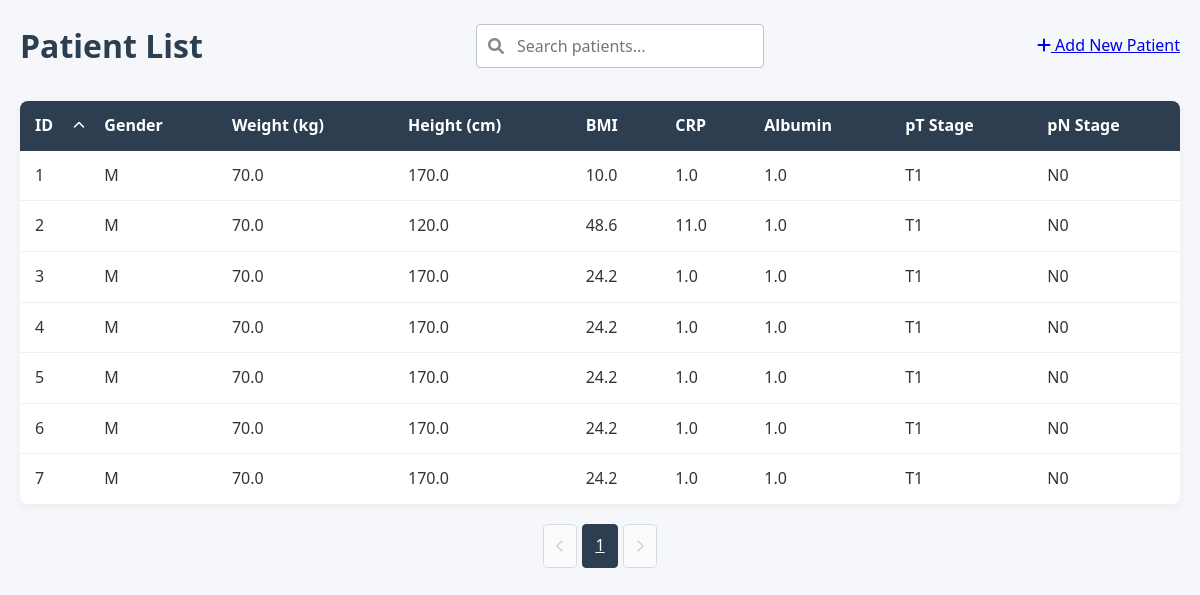
Before: / with the older database file.
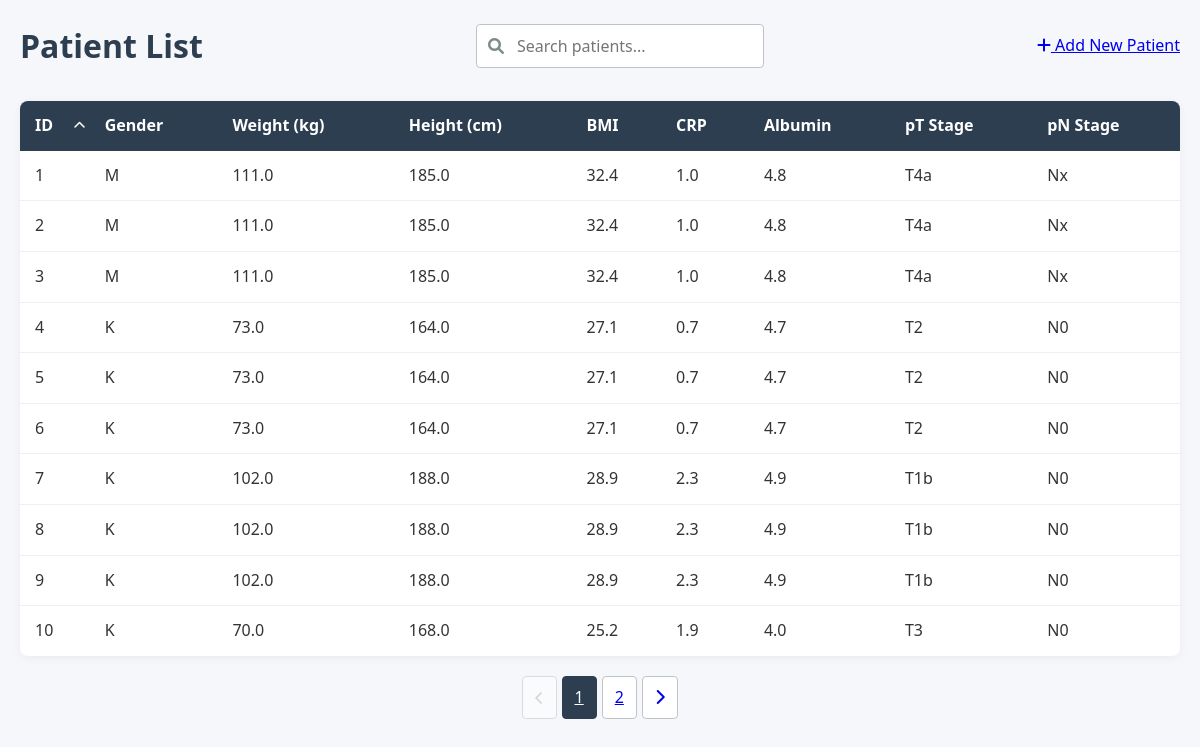
After: the same page with the newer database file.
### models.py (models this page shows, shortened)
class Patient(db.Model):
    id = db.Column(db.Integer, primary_key=True)
    gender = db.Column(db.String(1), nullable=False)        # 'M' lub 'K'
    weight = db.Column(db.Float, nullable=False)            # waga w kg (wartości numeryczne)
    height = db.Column(db.Float, nullable=False)            # wzrost w cm (wartości numeryczne)
    bmi = db.Column(db.Float, nullable=False)               # BMI (wartości numeryczne)
    CRP = db.Column(db.Float, nullable=False)               # CRP (wartości numeryczne)
    Alb = db.Column(db.Float, nullable=False)               # Alb (wartości numeryczne)
    WCC = db.Column(db.Float, nullable=False)               # WCC (wartości numeryczne)
    NEU = db.Column(db.Float, nullable=False)               # NEU (wartości numeryczne)
    total_protein = db.Column(db.Float, nullable=False)     # białko całkowite (wartości numeryczne)
    pT = db.Column(db.String(10), nullable=False)           # stadium T (wartości kategoryczne)
    pN = db.Column(db.String(10), nullable=False)           # stadium N (wartości kategoryczne)
    pM = db.Column(db.String(10), nullable=False)           # stadium M (wartości kategoryczne)
    PNI = db.Column(db.Integer, nullable=False)             # PNI (wartości numeryczne 0-1)
    GRADING = db.Column(db.String(10), nullable=False)      # stopień zróżnicowania (wartości kategoryczne)
    Lauren = db.Column(db.String(10), nullable=False)       # typ Lauren (wartości kategoryczne)
    CTH_preop = db.Column(db.String(10), nullable=False)    # chemioterapia przedoperacyjna (wartości kategoryczne)
    cycles_number = db.Column(db.Integer, nullable=False)   # liczba cykli chemioterapii (wartości numeryczne)
    predictions = db.relationship('Prediction', backref='patient', lazy=True)

### app.py (the view, shortened to what this page needs)
    @app.route('/')
    def index():
        search_query = request.args.get('search', '')
        page = request.args.get('page', 1, type=int)
        per_page = 10
        sort_by = request.args.get('sort', 'id')  # Default sort by ID
        sort_order = request.args.get('order', 'asc')  # Default ascending
        base_query = Patient.query
        if sort_by == 'weight':
            sort_column = Patient.weight
        elif sort_by == 'height':
            sort_column = Patient.height
        elif sort_by == 'bmi':
            sort_column = Patient.bmi
        elif sort_by == 'CRP':
            sort_column = Patient.CRP
        elif sort_by == 'Alb':
            sort_column = Patient.Alb
        elif sort_by == 'pT':
            sort_column = Patient.pT
        elif sort_by == 'pN':
            sort_column = Patient.pN
        elif sort_by == 'id':
            sort_column = Patient.id
        else:  # Default case
            sort_column = Patient.id
        if sort_order == 'desc':
            patients = base_query.order_by(sort_column.desc())
        else:
            patients = base_query.order_by(sort_column.asc())
        patients = patients.paginate(page=page, per_page=per_page)
        return render_template('index.html',
                            patients=patients,
                            search_query=search_query,
                            sort_by=sort_by,
                            sort_order=sort_order)

### templates/index.html (shortened to what this page needs)
{% extends "base.html" %}
{% block content %}
<header>
    <h1>Patient List</h1>
    <div class="search-container">
        <i class="fas fa-search"></i>
        <form method="get" action="{{ url_for('index') }}">
            <input type="text" name="search" placeholder="Search patients..."
                   value="{{ search_query }}" id="searchInput">
        </form>
    </div>
    <div class="actions">
        <a href="{{ url_for('new_patient') }}" class="btn-add">
            <i class="fas fa-plus"></i> Add New Patient
        </a>
    </div>
</header>
<div class="patient-table-container">
    <table class="patient-table">
        <thead>
            <tr>
                <th class="sortable {% if sort_by == 'id' %}sorted-{{ sort_order }}{% endif %}"
                    data-sort="id">
                    ID {% if sort_by == 'id' %}
                        <i class="fas fa-chevron-{% if sort_order == 'asc' %}up{% else %}down{% endif %}"></i>
                    {% endif %}
                </th>
                <th>Gender</th>
                <th>Weight (kg)</th>
                <th>Height (cm)</th>
                <th>BMI</th>
                <th>CRP</th>
                <th>Albumin</th>
                <th>pT Stage</th>
                <th>pN Stage</th>
            </tr>
        </thead>
        <tbody>
            {% for patient in patients.items %}
            <tr class="patient-row" onclick="window.location='{{ url_for('patient_detail', patient_id=patient.id) }}'">
                <td>{{ patient.id }}</td>
                <td>{{ patient.gender }}</td>
                <td>{{ patient.weight }}</td>
                <td>{{ patient.height }}</td>
                <td>{{ patient.bmi }}</td>
                <td>{{ patient.CRP }}</td>
                <td>{{ patient.Alb }}</td>
                <td>{{ patient.pT }}</td>
                <td>{{ patient.pN }}</td>
            </tr>
            {% endfor %}
        </tbody>
    </table>
</div>
<div class="pagination">
    {% if patients.has_prev %}
        <a href="{{ url_for('index', page=patients.prev_num, search=search_query) }}"
           class="pagination-button">
            <i class="fas fa-chevron-left"></i>
        </a>
    {% else %}
        <button class="pagination-button" disabled>
            <i class="fas fa-chevron-left"></i>
        </button>
    {% endif %}
    {% for page_num in patients.iter_pages() %}
        {% if page_num %}
            <a href="{{ url_for('index', page=page_num, search=search_query) }}"
               class="pagination-button {% if page_num == patients.page %}active{% endif %}">
                {{ page_num }}
            </a>
        {% else %}
            <span class="pagination-ellipsis">...</span>
        {% endif %}
    {% endfor %}
    {% if patients.has_next %}
        <a href="{{ url_for('index', page=patients.next_num, search=search_query) }}"
           class="pagination-button">
            <i class="fas fa-chevron-right"></i>
        </a>
    {% else %}
        <button class="pagination-button" disabled>
            <i class="fas fa-chevron-right"></i>
        </button>
    {% endif %}
</div>
{% endblock %}

### templates/base.html (shortened to what this page needs)
<!DOCTYPE html>
<html lang="en">
<head>
    <link rel="stylesheet" href="{{ url_for('static', filename='css/styles.css') }}">
    <link rel="stylesheet" href="https://cdnjs.cloudflare.com/ajax/libs/font-awesome/6.0.0/css/all.min.css">
</head>
<body>
    <div class="container">
        {% block content %}{% endblock %}
    </div>
</body>
</html>

### static/css/styles.css (style rules this page uses)
:root { --primary-color: #2c3e50; --secondary-color: #3498db; --accent-color: #e74c3c; --light-gray: #ecf0f1; --medium-gray: #bdc3c7; --dark-gray: #7f8c8d; --success-color: #2ecc71; --warning-color: #f39c12; --danger-color: #e74c3c; }
* { margin: 0; padding: 0; box-sizing: border-box; font-family: 'Segoe UI', Tahoma, Geneva, Verdana, sans-serif; }
body { background-color: #f5f7fa; color: #333; line-height: 1.6; }
.container { max-width: 1200px; margin: 0 auto; padding: 20px; }
header { margin-bottom: 30px; display: flex; justify-content: space-between; align-items: center; flex-wrap: wrap; gap: 20px; }
h1 { color: var(--primary-color); font-weight: 600; }
.search-container { position: relative; min-width: 250px; }
.search-container i { position: absolute; left: 12px; top: 50%; transform: translateY(-50%); color: var(--dark-gray); }
.search-container input { width: 100%; padding: 10px 15px 10px 40px; border: 1px solid var(--medium-gray); border-radius: 4px; font-size: 16px; transition: border-color 0.3s; }
.patient-table-container { background: white; border-radius: 8px; box-shadow: 0 2px 10px rgba(0, 0, 0, 0.05); overflow: hidden; margin-bottom: 20px; }
.patient-table { width: 100%; border-collapse: collapse; }
.patient-table th { background-color: var(--primary-color); color: white; padding: 12px 15px; text-align: left; }
.patient-table td { padding: 12px 15px; border-bottom: 1px solid var(--light-gray); }
.patient-table tr:last-child td { border-bottom: none; }
.patient-row { transition: background-color 0.2s; cursor: pointer; }
.pagination { display: flex; justify-content: center; gap: 5px; margin-top: 20px; }
.pagination-button { padding: 8px 12px; border: 1px solid var(--medium-gray); background: white; border-radius: 4px; cursor: pointer; transition: all 0.2s; }
.pagination-button.active { background: var(--primary-color); color: white; border-color: var(--primary-color); }
.pagination-button:disabled { opacity: 0.5; cursor: not-allowed; }
.sortable { cursor: pointer; position: relative; padding-right: 20px; transition: background-color 0.2s; }
.sortable i { position: absolute; right: 5px; top: 50%; transform: translateY(-50%); font-size: 12px; }
.sorted-asc { background-color: rgba(52, 152, 219, 0.1); }

Changed rows visible on the page:
changed Patient id 1: weight "70.0" → "111.0"; height "170.0" → "185.0"; bmi "10.0" → "32.4"; Alb "1.0" → "4.8"; pT "T1" → "T4a"; pN "N0" → "Nx"
changed Patient id 2: weight "70.0" → "111.0"; height "120.0" → "185.0"; bmi "48.6" → "32.4"; CRP "11.0" → "1.0"; Alb "1.0" → "4.8"; pT "T1" → "T4a"; pN "N0" → "Nx"
changed Patient id 3: weight "70.0" → "111.0"; height "170.0" → "185.0"; bmi "24.2" → "32.4"; Alb "1.0" → "4.8"; pT "T1" → "T4a"; pN "N0" → "Nx"
changed Patient id 4: gender "M" → "K"; weight "70.0" → "73.0"; height "170.0" → "164.0"; bmi "24.2" → "27.1"; CRP "1.0" → "0.7"; Alb "1.0" → "4.7"; pT "T1" → "T2"
changed Patient id 5: gender "M" → "K"; weight "70.0" → "73.0"; height "170.0" → "164.0"; bmi "24.2" → "27.1"; CRP "1.0" → "0.7"; Alb "1.0" → "4.7"; pT "T1" → "T2"
changed Patient id 6: gender "M" → "K"; weight "70.0" → "73.0"; height "170.0" → "164.0"; bmi "24.2" → "27.1"; CRP "1.0" → "0.7"; Alb "1.0" → "4.7"; pT "T1" → "T2"
changed Patient id 7: gender "M" → "K"; weight "70.0" → "102.0"; height "170.0" → "188.0"; bmi "24.2" → "28.9"; CRP "1.0" → "2.3"; Alb "1.0" → "4.9"; pT "T1" → "T1b"
added Patient: id "8", gender "K", weight "102.0", height "188.0", bmi "28.9", CRP "2.3", Alb "4.9", pT "T1b", pN "N0"
added Patient: id "9", gender "K", weight "102.0", height "188.0", bmi "28.9", CRP "2.3", Alb "4.9", pT "T1b", pN "N0"
added Patient: id "10", gender "K", weight "70.0", height "168.0", bmi "25.2", CRP "1.9", Alb "4.0", pT "T3", pN "N0"
Other visible differences:
new list line: "2"
